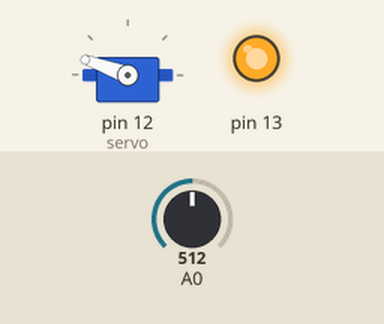
Recording of a sketch running on a simulated Arduino Uno, built with avr-gcc and run on an emulated ATmega328P. Parts: servo, output pins drawn as LEDs (lit = HIGH). The inputs (shaded band) are chosen by the test bench; at power-on: A0 = 512.

Above: at 1.2 s.
1.3 s: A0 set to 0
At 1.45 s:
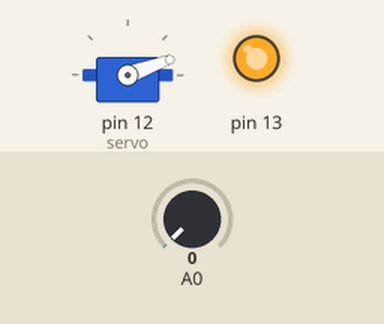
4.3 s: A0 set to 511
At 4.8 s:
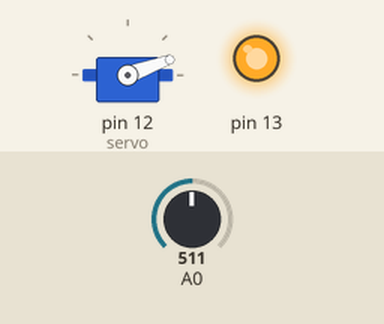
Timing chart, 0 to 11.8 s (numbered marks = the images above; inputs shaded):
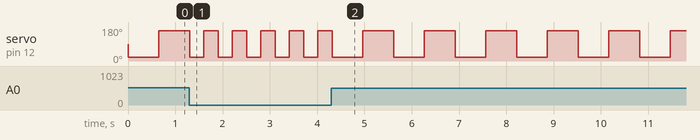

The sketch:

swing.ino
```cpp
// серво-качели
// серво на D12
// потенциометр на A0

#include <Servo.h>
Servo servo;
boolean servoToggle;
uint32_t timer;
int period;

void setup() {
  servo.attach(12); // серво на D12
  pinMode(13, 1);   // питание потенциометра
  digitalWrite(13, 1);
}

void loop() {
  if (millis() - timer > period) {  // таймер
    timer = millis();
    servoToggle = !servoToggle;
    if (servoToggle) servo.write(20); // угол мин
    else servo.write(160);  // угол макс
    if (servoToggle) {
      long sum = 0;
      for (byte i = 0; i < 10; i++) {
        sum += analogRead(0);
      }
      sum /= 10;
      period = map(sum, 0, 1023, 300, 1000);
    }
  }
}
```

Measured:
- after the input at 1.3 s, servo on pin 12 (servo): alternates 160° for 0.30 s and 20° for 0.30 s, starting after 0.30 s
- after the input at 4.3 s, servo on pin 12 (servo): alternates 160° for 0.65 s and 20° for 0.65 s, starting after 0.66 s
